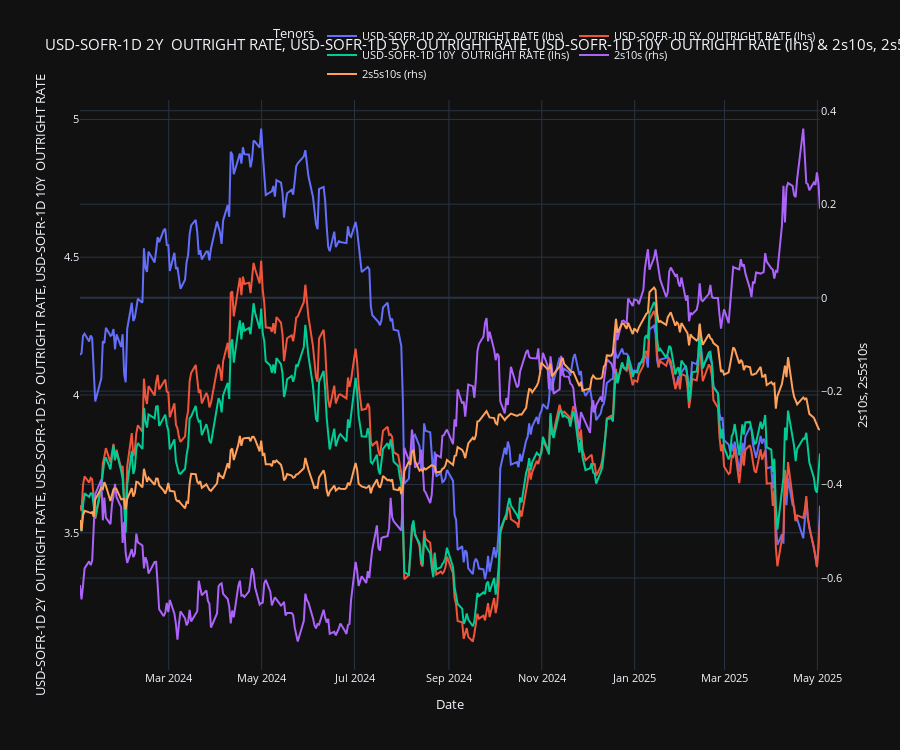

Notebook source saved alongside this figure:
### Code cell
usd_ois.timeseries_df_plotter(
    df=ts_df, cols_to_plot=[spot2y_query.col_name(), spot5y_query.col_name(), spot10y_query.col_name()], cols_to_plot_raxis=["2s10s", "2s5s10s"], use_plotly=True
)

### Figure 1 — Plotly figure (JSON) as saved in the notebook; plotly's stock layout.template omitted (floating-point values rounded to 4 significant figures; data arrays with more than 128 entries replaced by an {"elided": "..."} marker saying what was removed)
{"data": [{"hovertemplate": "%{x|%Y-%m-%d %H:%M:%S}<br>%{y}<extra></extra>", "mode": "lines", "name": "USD-SOFR-1D 2Y  OUTRIGHT RATE (lhs)", "type": "scatter", "x": {"elided": "334 str values"}, "y": {"elided": "334 float values"}, "yaxis": "y"}, {"hovertemplate": "%{x|%Y-%m-%d %H:%M:%S}<br>%{y}<extra></extra>", "mode": "lines", "name": "USD-SOFR-1D 5Y  OUTRIGHT RATE (lhs)", "type": "scatter", "x": {"elided": "334 str values"}, "y": {"elided": "334 float values"}, "yaxis": "y"}, {"hovertemplate": "%{x|%Y-%m-%d %H:%M:%S}<br>%{y}<extra></extra>", "mode": "lines", "name": "USD-SOFR-1D 10Y  OUTRIGHT RATE (lhs)", "type": "scatter", "x": {"elided": "334 str values"}, "y": {"elided": "334 float values"}, "yaxis": "y"}, {"mode": "lines", "name": "2s10s (rhs)", "type": "scatter", "x": {"elided": "334 str values"}, "y": {"elided": "334 float values"}, "yaxis": "y2"}, {"mode": "lines", "name": "2s5s10s (rhs)", "type": "scatter", "x": {"elided": "334 str values"}, "y": {"elided": "334 float values"}, "yaxis": "y2"}], "layout": {"font": {"size": 11}, "height": 750, "legend": {"orientation": "h", "title": {"text": "Tenors"}, "x": 1, "xanchor": "right", "y": 1.02, "yanchor": "bottom"}, "newshape": {"line": {"color": "red"}}, "showlegend": true, "title": {"text": "USD-SOFR-1D 2Y  OUTRIGHT RATE, USD-SOFR-1D 5Y  OUTRIGHT RATE, USD-SOFR-1D 10Y  OUTRIGHT RATE (lhs) & 2s10s, 2s5s10s (rhs) Timeseries "}, "xaxis": {"showgrid": true, "showspikes": true, "spikecolor": "white", "spikemode": "across", "spikesnap": "cursor", "title": {"text": "Date"}}, "yaxis": {"showgrid": true, "showspikes": true, "side": "left", "spikecolor": "white", "spikesnap": "cursor", "spikethickness": 0.5, "title": {"text": "USD-SOFR-1D 2Y  OUTRIGHT RATE, USD-SOFR-1D 5Y  OUTRIGHT RATE, USD-SOFR-1D 10Y  OUTRIGHT RATE"}}, "yaxis2": {"overlaying": "y", "showgrid": true, "showspikes": true, "side": "right", "spikecolor": "white", "spikesnap": "cursor", "spikethickness": 0.5, "title": {"text": "2s10s, 2s5s10s"}}}}
